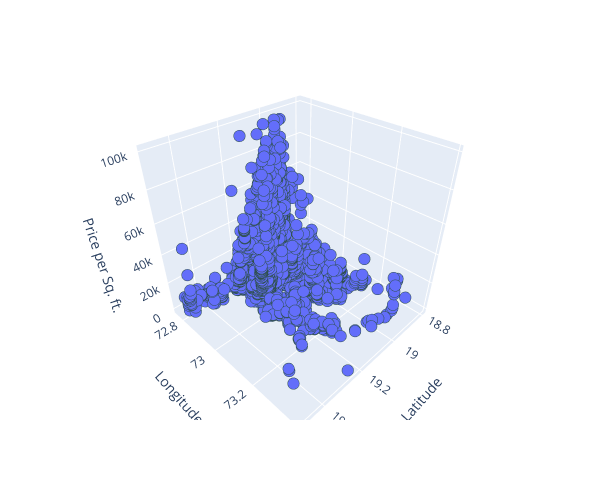

The notebook cell this image was saved under:
### Code cell
# Create 3D scatter plot
fig = px.scatter_3d(
    data,
    x="lat",
    y="lon",
    z="PRICE_SQFT",
    labels={"lon": "Longitude", "lat": "Latitude", "PRICE_SQFT": "Price per Sq. ft."},
    width=600,
    height=500,
)

# Refine formatting
fig.update_traces(
    marker={"size": 4, "line": {"width": 2, "color": "DarkSlateGrey"}},
    selector={"mode": "markers"},
)

# Display figure
fig.show()

### Figure 1 — Plotly figure (JSON) as saved in the notebook; plotly's stock layout.template omitted (floating-point values rounded to 4 significant figures; data arrays with more than 128 entries replaced by an {"elided": "..."} marker saying what was removed)
{"data": [{"hovertemplate": "Latitude=%{x}<br>Longitude=%{y}<br>Price per Sq. ft.=%{z}<extra></extra>", "legendgroup": "", "marker": {"color": "#636efa", "line": {"color": "DarkSlateGrey", "width": 2}, "size": 4, "symbol": "circle"}, "mode": "markers", "name": "", "scene": "scene", "showlegend": false, "type": "scatter3d", "x": {"elided": "6680 float values"}, "y": {"elided": "6680 float values"}, "z": {"elided": "6680 int values"}}], "layout": {"height": 500, "legend": {"tracegroupgap": 0}, "margin": {"t": 60}, "scene": {"domain": {"x": [0, 1], "y": [0, 1]}, "xaxis": {"title": {"text": "Latitude"}}, "yaxis": {"title": {"text": "Longitude"}}, "zaxis": {"title": {"text": "Price per Sq. ft."}}}, "width": 600}}
